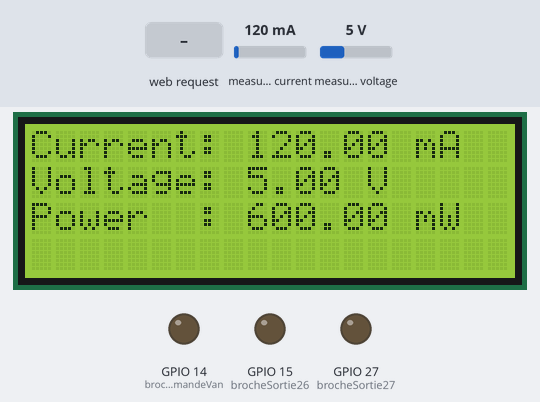
Simulated run of this sketch. Board: ESP32. Shown: 20×4 character LCD, output pins drawn as LEDs (lit = HIGH). The inputs (shaded band) are chosen by the test bench; at power-on: measured current 120 mA, measured voltage 5 V. WiFi joins after 1.5 s; servers stay silent unless stated; what the sketch prints to the serial monitor is not drawn.

Above: at 9.7 s.
9.8 s: measured current set to 106 mA
At 11.4 s:
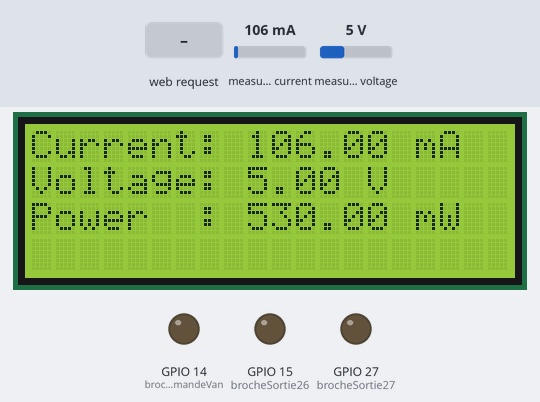
12.2 s: measured current set to 93 mA
At 14.0 s:
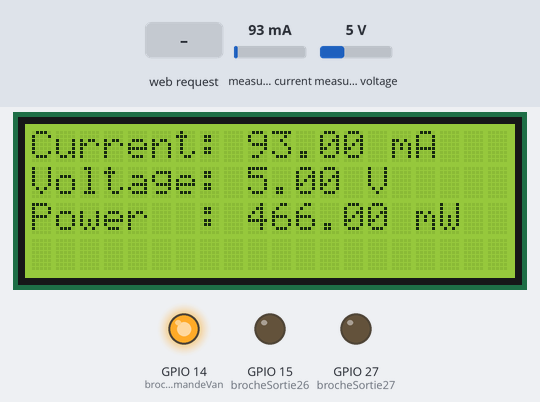
14.3 s: HTTP request GET /26/on received
At 16.2 s:
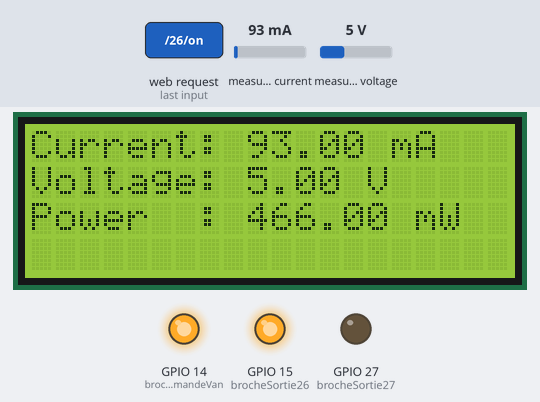
16.5 s: measured voltage set to 5.5 V
At 17.9 s:
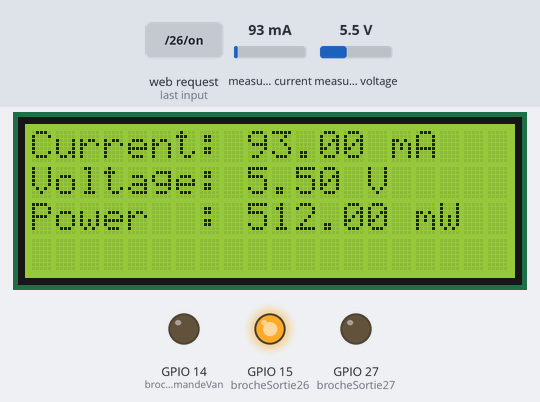
18.6 s: HTTP request GET /27/on received
At 20.0 s:
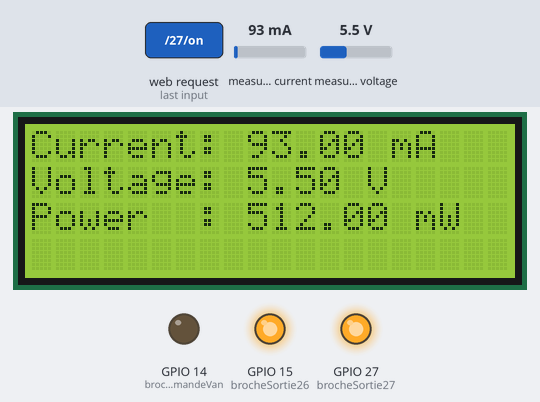
20.7 s: measured voltage set to 0.3 V
At 21.6 s:
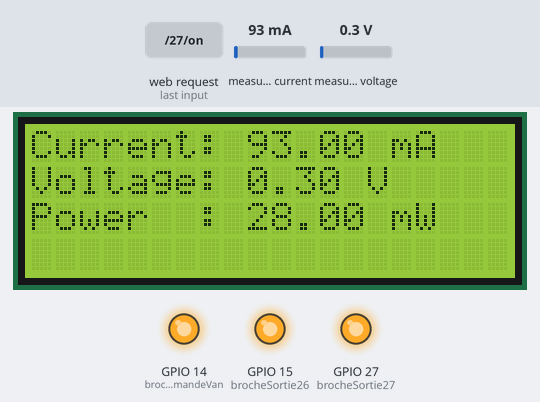
Timing chart, 0 to 23.7 s (numbered marks = the images above; inputs shaded):
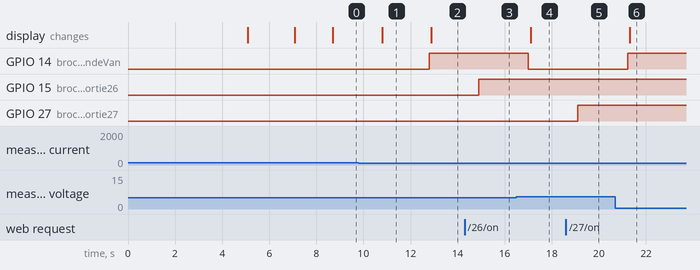

Measured:
- the behaviour switches between 100 and 99 mA on measured current (found by bisection; images 1 and 2)
- the behaviour switches between 5.3 and 5.4 V on measured voltage (found by bisection; images 3 and 4)
- after the input at 9.8 s, the display: changes after 0.99 s (image 1)
- after the input at 12.2 s, GPIO 14 (brocheCommandeVan): LOW → HIGH after 0.60 s; the display: changes after 0.69 s (image 2)
- after the input at 14.3 s, GPIO 15 (brocheSortie26): LOW → HIGH after 0.59 s
- after the input at 16.5 s, GPIO 14 (brocheCommandeVan): HIGH → LOW after 0.51 s; the display: changes after 0.60 s (image 4)
- after the input at 18.6 s, GPIO 27 (brocheSortie27): LOW → HIGH after 0.51 s
- after the input at 20.7 s, GPIO 14 (brocheCommandeVan): LOW → HIGH after 0.52 s; the display: changes after 0.62 s (image 6)

The sketch:

van_controled_by_server.ino
```cpp
#include <Wire.h>
#include <hd44780.h>
#include <hd44780ioClass/hd44780_I2Cexp.h>
#include <WiFi.h>
#include <Adafruit_INA219.h>

// Remplacez avec vos identifiants réseau
const char* ssid = "Adam";
const char* password = "adam1234";

// Définition du numéro de port du serveur web
WiFiServer server(80);

// Variables pour stocker la requête HTTP
String header;
String etatSortie26 = "éteint";
String etatSortie27 = "éteint";
const int brocheSortie26 = 15;
const int brocheSortie27 = 27;

Adafruit_INA219 ina219;
hd44780_I2Cexp lcd;

bool etatVan = false;
const int brocheCommandeVan = 14;

void setup() {
  pinMode(brocheSortie26, OUTPUT);
  pinMode(brocheSortie27, OUTPUT);
  digitalWrite(brocheSortie26, LOW);
  digitalWrite(brocheSortie27, LOW);

  pinMode(brocheCommandeVan, OUTPUT);
  digitalWrite(brocheCommandeVan, LOW);

  delay(5000);
  Serial.begin(115200);
  while (!Serial) {
    delay(1);
  }

  if (!ina219.begin()) {
    Serial.println("Échec de la détection de la puce INA219");
    while (1) {
      delay(10);
    }
  }

  lcd.begin(20, 4);  // Utilisez 20 colonnes et 4 lignes pour l'écran LCD 2004
  lcd.print("Initializing...");
  delay(2000);
  lcd.clear();

  Serial.println("Mesure de la tension et du courant avec INA219 ...");

  lcd.setBacklight(255); // Réglage de la luminosité du rétroéclairage LCD (valeurs possibles : 0-255)

  Serial.print("Connexion à ");
  Serial.println(ssid);
  WiFi.begin(ssid, password);
  while (WiFi.status() != WL_CONNECTED) {
    delay(500);
    Serial.print(".");
  }
  Serial.println("");
  Serial.println("WiFi connecté.");
  Serial.println("Adresse IP: ");
  Serial.println(WiFi.localIP());
  server.begin();
}

void loop() {
  WiFiClient client = server.available();

  if (client) {
    String currentLine = "";
    while (client.connected()) {
      if (client.available()) {
        char c = client.read();
        header += c;
        if (c == '\n') {
          if (currentLine.length() == 0) {
            client.println("HTTP/1.1 200 OK");
            client.println("Content-type:text/html");
            client.println("Connection: close");
            client.println();

            if (header.indexOf("GET /26/on") >= 0) {
              digitalWrite(brocheSortie26, HIGH);
              etatSortie26 = "allumé";
            } else if (header.indexOf("GET /26/off") >= 0) {
              digitalWrite(brocheSortie26, LOW);
              etatSortie26 = "éteint";
            } else if (header.indexOf("GET /27/on") >= 0) {
              digitalWrite(brocheSortie27, HIGH);
              etatSortie27 = "allumé";
            } else if (header.indexOf("GET /27/off") >= 0) {
              digitalWrite(brocheSortie27, LOW);
              etatSortie27 = "éteint";
            }

            client.println("<!DOCTYPE html><html><head><meta name=\"viewport\" content=\"width=device-width, initial-scale=1\">");
            client.println("<link rel=\"icon\" href=\"data:,\">");
            client.println("<style>html { font-family: Helvetica; display: inline-block; margin: 0px auto; text-align: center;}");
            client.println(".button { background-color: #4CAF50; border: none; color: white; padding: 16px 40px;");
            client.println("text-decoration: none; font-size: 30px; margin: 2px; cursor: pointer;}");
            client.println(".button2 {background-color: #555555;}</style></head>");

            client.println("<body><h1>Serveur Web ESP32</h1>");
            client.println("<p>GPIO 26 - État " + etatSortie26 + "</p>");
            client.println("<p><a href=\"/26/on\"><button class=\"button\">Allumer</button></a></p>");
            client.println("<p><a href=\"/26/off\"><button class=\"button button2\">Éteindre</button></a></p>");
            client.println("<p>GPIO 27 - État " + etatSortie27 + "</p>");
            client.println("<p><a href=\"/27/on\"><button class=\"button\">Allumer</button></a></p>");
            client.println("<p><a href=\"/27/off\"><button class=\"button button2\">Éteindre</button></a></p>");

            client.println("<h2>Tension et Courant</h2>");
            client.print("Tension d'alimentation:   ");
            client.print(ina219.getBusVoltage_V(), 2);
            client.println(" V<br>");
            client.print("Tension de détection: ");
            client.print(ina219.getShuntVoltage_mV(), 2);
            client.println(" mV<br>");
            client.print("Tension de charge:  ");
            client.print(ina219.getBusVoltage_V() + (ina219.getShuntVoltage_mV() / 1000), 2);
            client.println(" V<br>");
            client.print("Courant:       ");
            client.print(ina219.getCurrent_mA(), 2);
            client.println(" mA<br>");
            client.print("Puissance:         ");
            client.print(ina219.getPower_mW(), 2);
            client.println(" mW<br>");

            client.println("</body></html>");

            client.println();
            break;
          } else {
            currentLine = "";
          }
        } else if (c != '\r') {
          currentLine += c;
        }
      }
    }
    header = "";
    client.stop();
  }

  float tensionDetection = 0;
  float tensionAlimentation = 0;
  float courant_mA = 0;
  float tensionCharge = 0;
  float puissance_mW = 0;

  tensionDetection = ina219.getShuntVoltage_mV();
  tensionAlimentation = ina219.getBusVoltage_V();
  courant_mA = ina219.getCurrent_mA();
  puissance_mW = ina219.getPower_mW();
  tensionCharge = tensionAlimentation + (tensionDetection / 1000);

  if (puissance_mW < 500 && !etatVan) {
    digitalWrite(brocheCommandeVan, HIGH);
    etatVan = true;
  } else if (puissance_mW >= 500 && etatVan) {
    digitalWrite(brocheCommandeVan, LOW);
    etatVan = false;
  }

  Serial.print("Tension de charge:  ");
  Serial.print(tensionCharge, 2);
  Serial.println(" V");
  Serial.print("Courant:       ");
  Serial.print(courant_mA, 2);
  Serial.println(" mA");
  Serial.print("Puissance:         ");
  Serial.print(puissance_mW, 2);
  Serial.println(" mW");
  Serial.println("");


  lcd.setCursor(9, 0);
  lcd.print(courant_mA, 2);
  lcd.print(" mA       ");

  lcd.setCursor(9, 1);
  lcd.print(tensionAlimentation, 2);
  lcd.print(" V        ");

  lcd.setCursor(9, 2);
  lcd.print(puissance_mW, 2);
  lcd.print(" mW       ");

  lcd.setCursor(0, 0);
  lcd.print("Current: " + String(courant_mA) + " mA");
  lcd.setCursor(0, 1);
  lcd.print("Voltage: " + String(tensionAlimentation) + " V");
  lcd.setCursor(0, 2);
  lcd.print("Power  : " + String(puissance_mW) + " mW");

  delay(2000);
}
```
